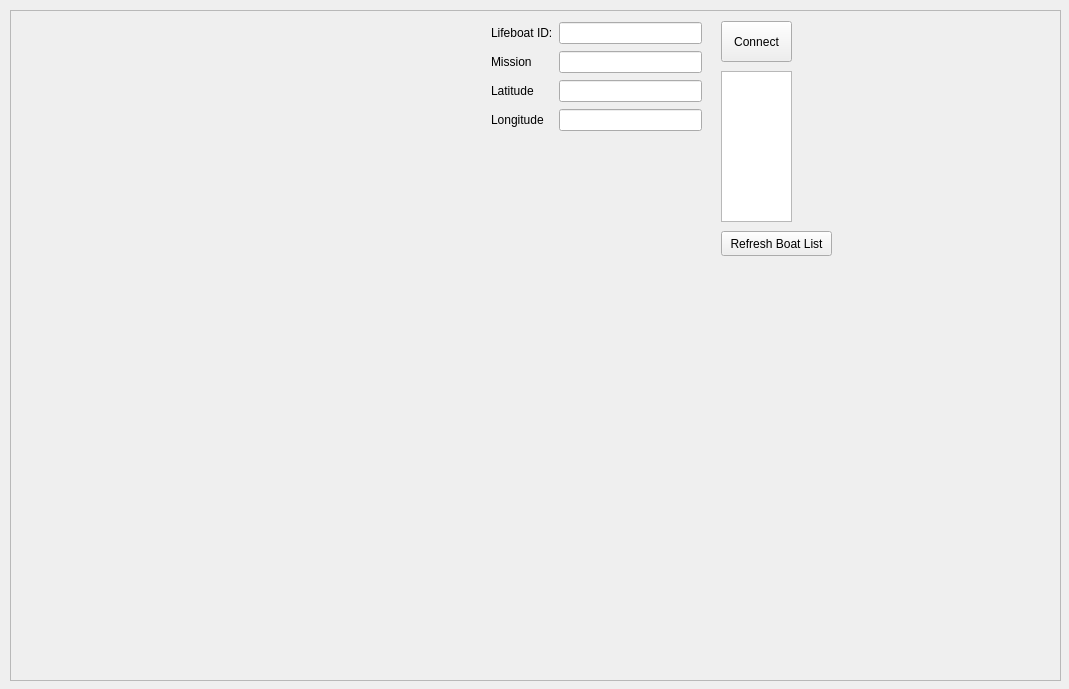
<?xml version="1.0" encoding="UTF-8"?>
<ui version="4.0">
 <class>MainWindow</class>
 <widget class="QMainWindow" name="MainWindow">
  <property name="geometry">
   <rect>
    <x>0</x>
    <y>0</y>
    <width>1069</width>
    <height>689</height>
   </rect>
  </property>
  <property name="windowTitle">
   <string>MainWindow</string>
  </property>
  <property name="autoFillBackground">
   <bool>false</bool>
  </property>
  <property name="toolButtonStyle">
   <enum>Qt::ToolButtonIconOnly</enum>
  </property>
  <property name="tabShape">
   <enum>QTabWidget::Rounded</enum>
  </property>
  <widget class="QWidget" name="centralwidget">
   <widget class="QScrollArea" name="scrollArea">
    <property name="geometry">
     <rect>
      <x>10</x>
      <y>10</y>
      <width>1051</width>
      <height>671</height>
     </rect>
    </property>
    <property name="verticalScrollBarPolicy">
     <enum>Qt::ScrollBarAsNeeded</enum>
    </property>
    <property name="horizontalScrollBarPolicy">
     <enum>Qt::ScrollBarAsNeeded</enum>
    </property>
    <property name="sizeAdjustPolicy">
     <enum>QAbstractScrollArea::AdjustToContents</enum>
    </property>
    <property name="widgetResizable">
     <bool>true</bool>
    </property>
    <widget class="QWidget" name="scrollAreaWidgetContents">
     <property name="geometry">
      <rect>
       <x>0</x>
       <y>0</y>
       <width>1049</width>
       <height>669</height>
      </rect>
     </property>
     <widget class="QWidget" name="gridLayoutWidget_2">
      <property name="geometry">
       <rect>
        <x>480</x>
        <y>10</y>
        <width>211</width>
        <height>112</height>
       </rect>
      </property>
      <layout class="QGridLayout" name="gridLayout_3">
       <item row="1" column="0">
        <widget class="QLabel" name="label_2">
         <property name="font">
          <font>
           <pointsize>9</pointsize>
          </font>
         </property>
         <property name="text">
          <string>Mission</string>
         </property>
        </widget>
       </item>
       <item row="3" column="0">
        <widget class="QLabel" name="label_4">
         <property name="font">
          <font>
           <pointsize>9</pointsize>
          </font>
         </property>
         <property name="text">
          <string>Longitude</string>
         </property>
        </widget>
       </item>
       <item row="2" column="0">
        <widget class="QLabel" name="label_3">
         <property name="font">
          <font>
           <pointsize>9</pointsize>
          </font>
         </property>
         <property name="text">
          <string>Latitude</string>
         </property>
        </widget>
       </item>
       <item row="1" column="1">
        <widget class="QLineEdit" name="lineEdit_boatMission">
         <property name="font">
          <font>
           <pointsize>9</pointsize>
          </font>
         </property>
         <property name="text">
          <string/>
         </property>
         <property name="readOnly">
          <bool>true</bool>
         </property>
        </widget>
       </item>
       <item row="2" column="1">
        <widget class="QLineEdit" name="lineEdit_boatLat">
         <property name="font">
          <font>
           <pointsize>9</pointsize>
          </font>
         </property>
         <property name="readOnly">
          <bool>true</bool>
         </property>
        </widget>
       </item>
       <item row="3" column="1">
        <widget class="QLineEdit" name="lineEdit_boatLon">
         <property name="font">
          <font>
           <pointsize>9</pointsize>
          </font>
         </property>
         <property name="readOnly">
          <bool>true</bool>
         </property>
        </widget>
       </item>
       <item row="0" column="0">
        <widget class="QLabel" name="label">
         <property name="font">
          <font>
           <pointsize>9</pointsize>
          </font>
         </property>
         <property name="text">
          <string>Lifeboat ID:</string>
         </property>
        </widget>
       </item>
       <item row="0" column="1">
        <widget class="QLineEdit" name="lineEdit_boatID">
         <property name="font">
          <font>
           <pointsize>9</pointsize>
          </font>
         </property>
        </widget>
       </item>
      </layout>
     </widget>
     <widget class="QPushButton" name="pushButton_switchConnection">
      <property name="geometry">
       <rect>
        <x>710</x>
        <y>10</y>
        <width>71</width>
        <height>41</height>
       </rect>
      </property>
      <property name="font">
       <font>
        <pointsize>9</pointsize>
       </font>
      </property>
      <property name="text">
       <string>Connect</string>
      </property>
     </widget>
     <widget class="Map" name="widget_Map" native="true">
      <property name="geometry">
       <rect>
        <x>10</x>
        <y>10</y>
        <width>416</width>
        <height>632</height>
       </rect>
      </property>
     </widget>
     <widget class="QPushButton" name="pushButton_refreshBoat">
      <property name="geometry">
       <rect>
        <x>710</x>
        <y>220</y>
        <width>111</width>
        <height>25</height>
       </rect>
      </property>
      <property name="font">
       <font>
        <pointsize>9</pointsize>
       </font>
      </property>
      <property name="text">
       <string>Refresh Boat List</string>
      </property>
     </widget>
     <widget class="QListWidget" name="listWidget">
      <property name="geometry">
       <rect>
        <x>710</x>
        <y>60</y>
        <width>71</width>
        <height>151</height>
       </rect>
      </property>
      <property name="font">
       <font>
        <pointsize>9</pointsize>
       </font>
      </property>
     </widget>
    </widget>
   </widget>
  </widget>
  <widget class="QMenuBar" name="menubar">
   <property name="geometry">
    <rect>
     <x>0</x>
     <y>0</y>
     <width>1069</width>
     <height>22</height>
    </rect>
   </property>
  </widget>
 </widget>
 <customwidgets>
  <customwidget>
   <class>Map</class>
   <extends>QWidget</extends>
   <header location="global">Map</header>
   <container>1</container>
  </customwidget>
 </customwidgets>
 <resources/>
 <connections/>
</ui>
